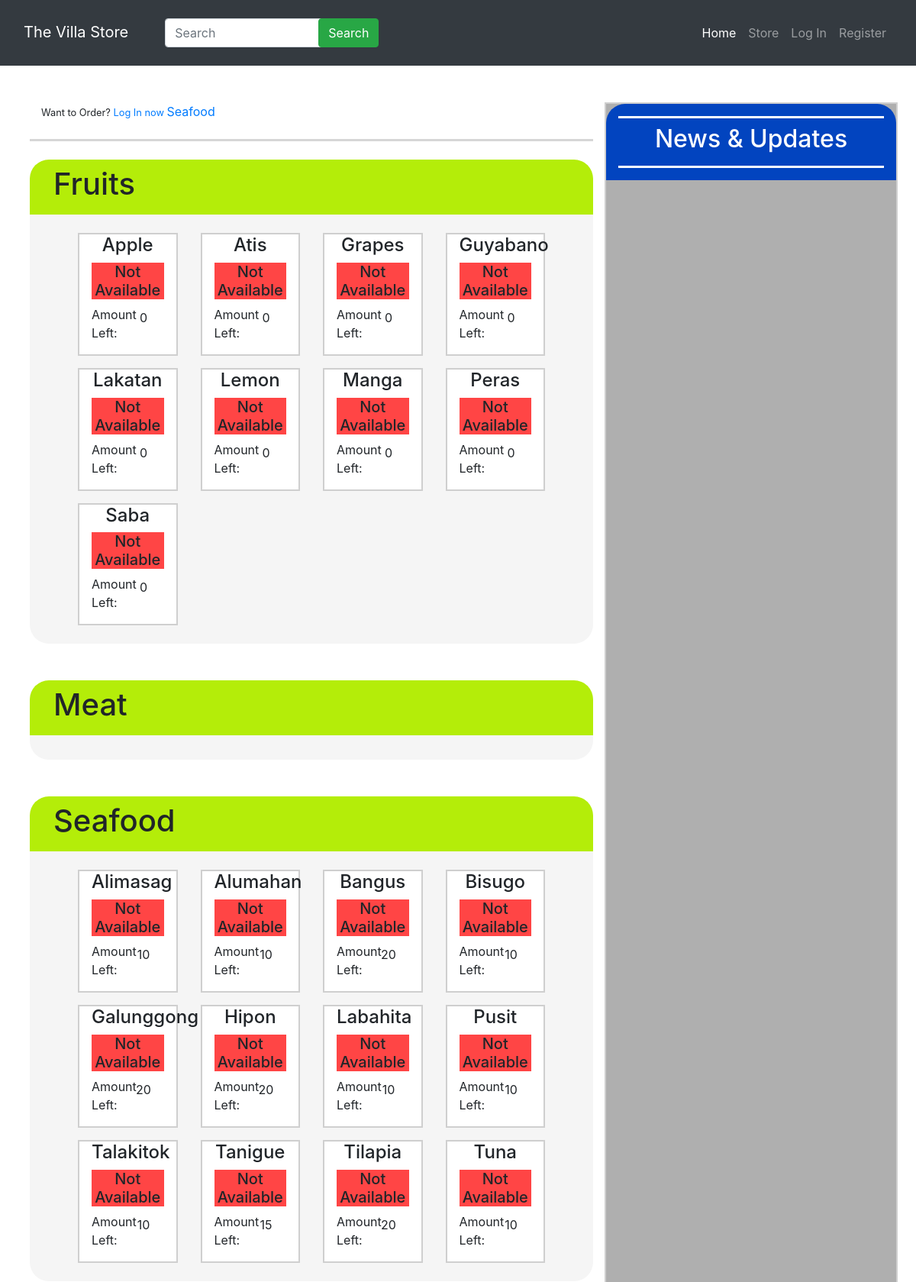
/store/ (upper part), run on the app's committed database.
### my_store/models.py (models this page shows, shortened)
class Products(models.Model):
    categories = (
        ('Fruits', 'Fruits'),
        ('Meat', 'Meat'),
        ('Seafood', 'Seafood'),
        ('Vegetable', 'Vegetable'),
    )
    title = models.CharField(max_length=250)
    available = models.BooleanField()
    item_count = models.IntegerField()
    price = models.IntegerField(default=0)
    price_per = models.CharField(max_length=50, default='kg')
    product_category = models.CharField(max_length=100, default='Seafood', choices=categories)
    last_Updated = models.DateTimeField(auto_now=True)
    class Meta:
        ordering = ['title']

### my_store/views.py (the view)
# urls.py: path('', views.home, name='store-home'),
def store(request):
    context = {
        'title': 'Store',
        'prod': Products.objects.all(),
        'categories': [category[1] for category in Products._meta.get_field('product_category').choices],
        'prod_model': Products,
    }
    return render(request, 'my_store/store.html', context)

### my_store/templatetags/my_store_tags.py (called while the page is built)
@register.filter
def cat_filter(value, argv):
    return value.filter(product_category=argv)

@register.filter
def is_available(value):
    if value:
        return 'Available'
    else:
        return 'Not Available'

### my_store/templates/my_store/store.html
{% extends "my_store/base.html" %}
{% load my_store_tags %}
{% block content %}
  <div id="store-body">
    <div class="row mx-lg-2">
      <div class="col-lg-8 col-12">
        <div id="additional" class="container-fluid">
          {% if not user.is_authenticated %}
            <small>
              Want to Order? <a href="{% url 'login' %}">Log In now</a>
              </small>
            {% endif %}
          <a href="#Seafood-cont">Seafood</a>
        </div>
        <div id="my_products">
          {% for category in categories %}
            <div class="container mb-5" id="{{ category }}-cont">
              <div class="row panel-header">
                <div class="col-12">
                  <h1 class="py-2 px-3">{{ category }}</h1>
                </div>
              </div>
              <div class="row panel-body py-3 px-5">
                <div class="container-fluid">
                  {% for item in prod|cat_filter:category %}
                    {% if forloop.counter0|divisibleby:4 %} <div class="row"> {% endif %}
                      <div class="my-2 col-sm-12 col-md-3 text-center">
                        <div class="item-viewer px-3">
                          <h3 class="item-title">{{ item.title }}</h3>
                          {% if item.available %}
                            <h5 class="item-is-avail">{{ item.available|is_available }}</h5>
                            {% else %}
                            <h5 class="item-not-avail">{{ item.available|is_available }}</h5>
                            {% endif %}
                          <div class="row" id="amount-left">
                            <div class="col-4 col-md-12 col-lg-4 amnt-md">
                              <p>Amount Left: </p>
                            </div>
                            <div class="col-8 col-md-12 col-lg-8 py-1">
                              <p>{{ item.item_count }}</p>
                            </div>
                          </div>
                        </div>
                      </div>
                    {% if forloop.counter|divisibleby:4 or forloop.last %} </div> {% endif %}
                  {% endfor %}
                </div>
              </div>
            </div>
            {% endfor %}
        </div>
      </div>
      <div class="col-4 news_panel text-center p-0" id='SidePanel'>
        <div class="sp-head p-3">
          <div class="yow py-2">
            <h2>News & Updates</h2>
          </div>
        </div>
      </div>
    </div>
  </div>
{% endblock content %}

### my_store/static/css/style.css (style rules this page uses)
html { scroll-behavior: smooth; }
.news_panel { background-color: #afafaf; border: 2px solid #cfcfcf; }
.item-viewer { background-color: #ffffff; border: 2px solid #cfcfcf; }
.panel-header { background-color: #b4ed09; border-top-right-radius: 25px; border-top-left-radius: 25px; }
.panel-body { background-color: #f5f5f5; border-bottom-right-radius: 25px; border-bottom-left-radius: 25px; }
.item-title { font-size: 150%; }
.item-not-avail { background-color: #ff4545; }
#my_products { padding-top: 1.5rem; margin-top: 1.5rem; border-top: 3px solid #d6d6d6; }
.sp-head { background-color: #0244bf; border-top-right-radius: 25px; border-top-left-radius: 25px; }
.yow { border-top: 3px solid #ffffff; border-bottom: 3px solid #ffffff; color: white; }
.amnt-md { font-size: 1rem; }

### data on the page
Products: title "Apple", available|is_available "Not Available", item_count "0"
Products: title "Atis", available|is_available "Not Available", item_count "0"
Products: title "Grapes", available|is_available "Not Available", item_count "0"
Products: title "Guyabano", available|is_available "Not Available", item_count "0"
Products: title "Lakatan", available|is_available "Not Available", item_count "0"
Products: title "Lemon", available|is_available "Not Available", item_count "0"
Products: title "Manga", available|is_available "Not Available", item_count "0"
Products: title "Peras", available|is_available "Not Available", item_count "0"
Products: title "Saba", available|is_available "Not Available", item_count "0"
Products: title "Alimasag", available|is_available "Not Available", item_count "10"
Products: title "Alumahan", available|is_available "Not Available", item_count "10"
Products: title "Bangus", available|is_available "Not Available", item_count "20"
Products: title "Bisugo", available|is_available "Not Available", item_count "10"
Products: title "Galunggong", available|is_available "Not Available", item_count "20"
Products: title "Hipon", available|is_available "Not Available", item_count "20"
Products: title "Labahita", available|is_available "Not Available", item_count "10"
Products: title "Pusit", available|is_available "Not Available", item_count "10"
Products: title "Talakitok", available|is_available "Not Available", item_count "10"
Products: title "Tanigue", available|is_available "Not Available", item_count "15"
Products: title "Tilapia", available|is_available "Not Available", item_count "20"
Products: title "Tuna", available|is_available "Not Available", item_count "10"

### other printed values
{{ category }} "Fruits" "Meat" "Seafood"
